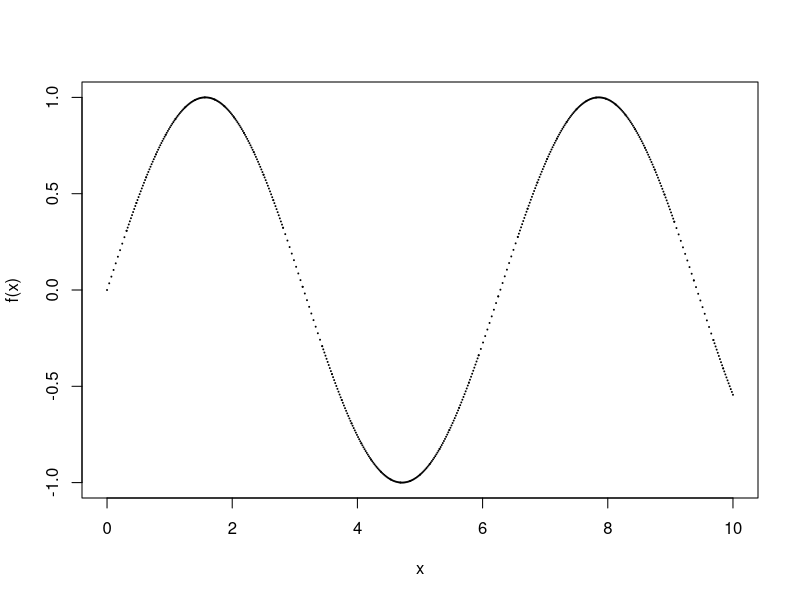

This chart was generated by the following R code:
## ---- chunk 1
fibLoop<- function(n){
  fibSeq<- vector(length=(n+1))
fibSeq[1]<-0
fibSeq[2]<-1
  for (k in 3:(n+1)){
    fibSeq[k]<- fibSeq[k-1]+ fibSeq[k-2]
  }
  return(fibSeq)
  }

## ---- chunk 2
fibLoop(31)
## ---- chunk 3
fibRecurse<- function(n){
  if (n==1){
    return(1)}
  else{
    if ( n==0)
      return(0)
  }
  before <- Sys.time()
   thisF<- fibRecurse(n-1)+fibRecurse(n-2)
return(c(as.numeric(Sys.time()-before)))
}
## ---- chunk 4
fibRecurse(2)
## ---- chunk 5
addNSeq<- function(n){
  if (n == 0)
    return(0)
return(n + addNSeq(n-1))
}
## ---- chunk 6
addNSeq(5)
## ---- chunk 7
addRecursively<- function(n){
  if (length(n)==1)
    return(n)
return(n[1] + addRecursively[-1])
  }
## ---- chunk 8
integrateRiemann<- function(f, a=0, b=1){
  nbins<- 5
  biggerBins<- simpleRiemann(f,a=a, b=b, n=nbins) #Create the state
for (k in 1:5){
  nbins <- nbins * 10 #the loop utlizies nbins as the amount of the bins need to calculate a more accurate sum. The larger nbins becomes the more accurate the approximation. Because nbins will become very large number even after 5 repetition, the value of the sum should approximate the area under the function. In the worst case, there will be 500,000 bins.
  
  smallerBins <- simpleRiemann(f, a=a, b=b, n=nbins)
  
  if(abs(smallerBins-biggerBins) < 1e-05)
    break
  biggerBins <- smallerBins #The if statement above recognizes if the current approximatation is better than the previous to 5 decimal places. If it is, repeat the process creating an new approximation. To compare the current to previous approximation, the loop initializes the previous approximation to biggerBins and recalculates smallerBins with a large nbins.
  }
return(smallerBins)  
}
## ---- chunk 9
simpleRiemann <- function(f, a=0,b=1, n=3){
  rectangleWidth<- (b-a)/n
  midpoints<- seq(a+rectangleWidth/2, b-rectangleWidth/2, length = n)
  rectangleAreas <- sapply(midpoints,f) * rectangleWidth
  return(sum(rectangleAreas))
}
## ---- chunk 10
integrateRecursive<- function(f, a, b){
  

  bigBins<- simpleRiemann(f,a=a,b=b, n=5)  
  smallBins<- simpleRiemann(f,a=a,b=b,n=10)
  
  if (abs(bigBins - smallBins)< 1e-05){
return(smallBins)}
  else{  
    mid<-(a+b)/2
    total<- integrateRecursive(f,a=a,b=mid)+integrateRecursive(f,a=mid,b=b)
    return(total)
    }
  }
## ---- chunk 11

## ---- chunk 12
guassQuadrature<- function(f,a=0,b=1){
  z<- c(-0.339981043584856, 0.339981043584856, -0.86113631159053,0.86113631159053)
  
  w <- c(0.652145154862546,0.652145154862546,0.347854845137454,0.347854845137454)
  
  x<- ((b-a)/2)*z + (a + b)/2
  
  return(((b-a)/2)* sum(w*sapply(x,f)))
}
## ---- chunk 13
guassQuadrature(function(x) 3 * x^317, 0 ,10) #Above this power, the value of the integral cannot be found
## ---- chunk 14
guassQuadrature(function(x) 3 * x^318, 0 ,10)
## ---- chunk 15
guassQuadrature(function(x) sin(x), 0 ,0.1)
cos(0)-cos(0.1)#Integral of sin
## ---- chunk 16
guassQuadrature(function(x) sin(x), 0 ,0.5)
cos(0)-cos(0.5) #Integral of sin
## ---- chunk 17
guassQuadrature(function(x) sin(x), 0 ,1)
cos(0)-cos(1)
## ---- chunk 18
guassQuadrature(function(x) sin(x), 0 ,1.5)
cos(0)-cos(1.5)
## ---- chunk 19
guassQuadrature(function(x) sin(x), 0 ,2)
cos(0)-cos(2)
## ---- chunk 20
guassQuadrature(function(x) sin(x), 0 ,2.5)
cos(0)-cos(2.5)#Integral of sin
## ---- chunk 21
guassQuadrature(function(x) sin(x), 0 ,3)
cos(0)-cos(3)#Integral of sin
## ---- chunk 22
guassQuadrature(function(x) sin(x), 0 ,4)
cos(0)-cos(4)#Integral of sin
## ---- chunk 23
guassQuadrature(function(x) sin(x), 0 ,11)
cos(0)-cos(11)#Integral of sin
## ---- chunk 24
guassQuadrature(function(x) sin(x), 0 ,13)
cos(0)-cos(13)#Integral of sin
## ---- chunk 25
guassQuadrature(function(x) sin(x), 0 ,18)
cos(0)-cos(18)#Integral of sin
## ---- chunk 26
integrateRecursive2<- function(f, a=0, b=1){
  
  whole <- guassQuadrature(f,a,b)
  mid <- (a+b)/2
  left <- guassQuadrature(f,a,mid)
  right <- guassQuadrature(f,mid,b)
  if( abs(whole - (left+right))>0.0001 ) {
    left <- integrateRecursive2(f, a, mid)
    right <- integrateRecursive2(f,mid,b)
    }
    return(left+right)
  }
  
## ---- chunk 27
plotF<- function(f,a=0,b=1){
  x<- getX(f,a,b)
plot(x,f(x),pch=20, cex=0.2)
  
}
## ---- chunk 28
simpleRiemann <- function(f, a=0,b=1, n=3){
  rectangleWidth<- (b-a)/n
  midpoints<- seq(a+rectangleWidth/2, b-rectangleWidth/2, length = n)
  rectangleAreas <- sapply(midpoints,f) * rectangleWidth
  return(sum(rectangleAreas))
}

getX<- function(f, a=0, b=1){
  
  bigBins<- simpleRiemann(f,a=a,b=b, n=5)  
  smallBins<- simpleRiemann(f,a=a,b=b,n=10)
  
  if (abs(bigBins-smallBins) < 1e-05){
    return(seq(a,b,length=10))
    } else {
      mid<- (a+b)/2
      return(c(getX(f,a,b=mid),getX(f,a=mid,b)))}
  }
## ---- chunk 29
fun <- function(x) sin(x)
plotF(fun,0,10)

